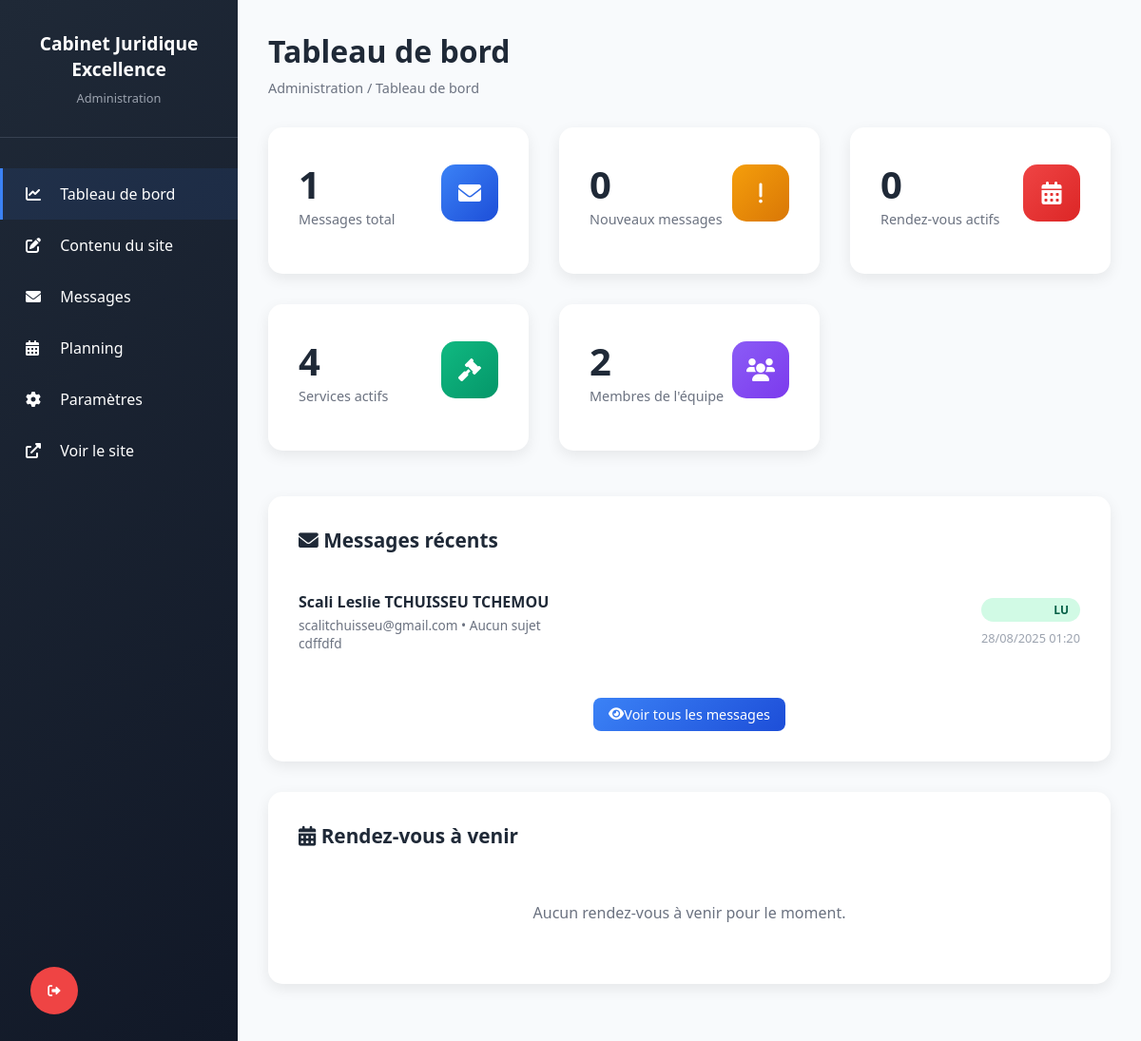
Screenshot of /admin/dashboard (signed in) with the database file from the repository.
### tables this page shows
CREATE TABLE contacts (
                    id INTEGER PRIMARY KEY AUTOINCREMENT,
                    name VARCHAR(255) NOT NULL,
                    email VARCHAR(255) NOT NULL,
                    phone VARCHAR(50),
                    subject VARCHAR(255),
                    message TEXT NOT NULL,
                    status VARCHAR(20) DEFAULT 'new',
                    appointment_id INTEGER,
                    payment_method VARCHAR(20),
                    created_at DATETIME DEFAULT CURRENT_TIMESTAMP,
                    updated_at DATETIME DEFAULT CURRENT_TIMESTAMP,
                    FOREIGN KEY (appointment_id) REFERENCES appointments(id) ON DELETE SET NULL
                );

### controllers/AdminController.php (called while the page is built, shortened)
<?php
require_once 'includes/Database.php';
class AdminController {
    private $db;
    public function __construct() {
        $database = new Database();
        $this->db = $database->getConnection();
    }
    private function getStats() {
        try {
            return [
                'contacts' => $this->db->query("SELECT COUNT(*) FROM contacts")->fetchColumn(),
                'new_contacts' => $this->db->query("SELECT COUNT(*) FROM contacts WHERE status = 'new'")->fetchColumn(),
                'services' => $this->db->query("SELECT COUNT(*) FROM services WHERE is_active = 1")->fetchColumn(),
                'team_members' => $this->db->query("SELECT COUNT(*) FROM team_members WHERE is_active = 1")->fetchColumn(),
                'news' => $this->db->query("SELECT COUNT(*) FROM news WHERE is_active = 1")->fetchColumn(),
                'appointments' => $this->db->query("SELECT COUNT(*) FROM appointments WHERE status IN ('pending', 'confirmed')")->fetchColumn()
            ];
        } catch (PDOException $e) {
            error_log("Database error in getStats: " . $e->getMessage());
            return [
                'contacts' => 0,
                'new_contacts' => 0,
                'services' => 0,
                'team_members' => 0,
                'news' => 0,
                'appointments' => 0
            ];
        }
    }
    public function dashboard() {
        try {
            $stats = $this->getStats();
            $recent_contacts = $this->db->query("
                SELECT c.*, a.status as appointment_status, s.start_time as appointment_time
                FROM contacts c
                LEFT JOIN appointments a ON c.appointment_id = a.id
                LEFT JOIN appointment_slots s ON a.slot_id = s.id
                ORDER BY c.created_at DESC
                LIMIT 5
            ")->fetchAll(PDO::FETCH_ASSOC);
            $upcoming_appointments = $this->db->query("
                SELECT c.name, c.email, a.status as appointment_status, s.start_time as appointment_time
                FROM appointments a
                JOIN contacts c ON a.contact_id = c.id
                JOIN appointment_slots s ON a.slot_id = s.id
                WHERE a.status IN ('pending', 'confirmed') AND s.start_time >= datetime('now')
                ORDER BY s.start_time ASC
                LIMIT 5
            ")->fetchAll(PDO::FETCH_ASSOC);
        } catch (PDOException $e) {
            error_log("Database error in dashboard: " . $e->getMessage());
            $error = 'Erreur serveur lors du chargement du tableau de bord.';
            include 'views/admin/error.php';
            return;
        }
        include 'views/admin/dashboard.php';
    }
}
?>

### index.php (called while the page is built, shortened)
<?php
require_once INCLUDES_PATH . 'Database.php';
try {
    $database = new Database();
    $db = $database->getConnection();
    $router = new Router();
    $router->add('/', 'HomeController', 'index', 'GET');
    $router->add('/contact', 'ContactController', 'submit', 'POST');
    $router->add('/api/appointment-slots', 'ContactController', 'getAvailableSlots', 'GET');
    $router->add('/admin', 'AdminController', 'login', 'GET');
    $router->add('/admin/login', 'AdminController', 'login', 'POST');
    $router->add('/admin/dashboard', 'AdminController', 'dashboard', 'GET');
    $router->add('/admin/content', 'AdminController', 'content', 'GET');
    $router->add('/admin/content', 'AdminController', 'content', 'POST');
    $router->add('/admin/contacts', 'AdminController', 'contacts', 'GET');
    $router->add('/admin/schedule', 'AdminController', 'schedule', 'GET');
    $router->add('/admin/schedule', 'AdminController', 'schedule', 'POST');
    $router->add('/admin/settings', 'AdminController', 'settings', 'GET');
    $router->add('/admin/logout', 'AdminController', 'logout', 'GET');
    $router->add('/service/{id}', 'ServiceController', 'show', 'GET');
    $router->add('/admin/message/{id}', 'AdminController', 'messageDetail', 'GET');
    $url = $_SERVER['REQUEST_URI'];
    $url = strtok($url, '?');
    $httpMethod = $_SERVER['REQUEST_METHOD'];
    $queryParams = $_GET;
    $router->route($url, $httpMethod, $queryParams);
} catch (Exception $e) {
    error_log("Erreur d'application : " . $e->getMessage() . " à " . date('Y-m-d H:i:s'));
    http_response_code(500);
    header('Content-Type: application/json; charset=utf-8');
    echo json_encode(['success' => false, 'message' => 'Erreur serveur interne : ' . h($e->getMessage())], JSON_UNESCAPED_UNICODE);
    exit;
}
?>

### includes/Database.php (called while the page is built, shortened)
<?php
class Database {
    private $connection = null;
    public function getConnection() {
        if ($this->connection === null) {
            try {
                $this->connection = new PDO('sqlite:' . DB_NAME);
                $this->connection->setAttribute(PDO::ATTR_ERRMODE, PDO::ERRMODE_EXCEPTION);
                $this->connection->setAttribute(PDO::ATTR_DEFAULT_FETCH_MODE, PDO::FETCH_ASSOC);
                $this->connection->exec('PRAGMA foreign_keys = ON;');
                $this->connection->exec('PRAGMA journal_mode = WAL;');
                $this->connection->exec('PRAGMA synchronous = NORMAL;');
                $this->connection->exec('PRAGMA cache_size = 10000;');
                $this->connection->exec('PRAGMA temp_store = MEMORY;');
                $this->initializeTables();
            } catch (Exception $e) {
                error_log('Database Connection Error: ' . $e->getMessage());
                throw new Exception('Database connection failed: ' . $e->getMessage());
            }
        }
        return $this->connection;
    }
    private function initializeTables() {
        try {
            $this->connection->beginTransaction();
            foreach ($tables as $sql) {
                $this->connection->exec($sql);
            }
            $this->upgradeSchema();
            $this->connection->commit();
        } catch (Exception $e) {
            $this->connection->rollBack();
            error_log('Error initializing tables: ' . $e->getMessage());
            throw $e;
        }
    }
    private function upgradeSchema() {
        $columns = $this->connection->query("PRAGMA table_info(news)")->fetchAll(PDO::FETCH_ASSOC);
    }
    private function createIndexes() {
        $indexes = [
            "CREATE INDEX IF NOT EXISTS idx_contact_files_contact_id ON contact_files(contact_id)",
            "CREATE INDEX IF NOT EXISTS idx_contacts_status ON contacts(status)",
            "CREATE INDEX IF NOT EXISTS idx_contacts_created_at ON contacts(created_at)",
            "CREATE INDEX IF NOT EXISTS idx_contacts_email ON contacts(email)",
            "CREATE INDEX IF NOT EXISTS idx_contacts_appointment_id ON contacts(appointment_id)",
            "CREATE INDEX IF NOT EXISTS idx_site_content_section ON site_content(section)",
            "CREATE INDEX IF NOT EXISTS idx_services_active ON services(is_active, order_position)",
            "CREATE INDEX IF NOT EXISTS idx_team_members_active ON team_members(is_active, order_position)",
            "CREATE INDEX IF NOT EXISTS idx_news_active ON news(is_active, order_position)",
            "CREATE INDEX IF NOT EXISTS idx_events_active ON events(is_active, order_position)",
            "CREATE INDEX IF NOT EXISTS idx_appointment_slots_time ON appointment_slots(start_time, end_time)",
            "CREATE INDEX IF NOT EXISTS idx_appointments_slot_id ON appointments(slot_id)"
        ];
        foreach ($indexes as $index) {
            try {
                $this->connection->exec($index);
            } catch (PDOException $e) {
                error_log('Error creating index: ' . $e->getMessage());
                throw $e;
            }
        }
    }
}
?>

### views/admin/dashboard.php (the view, shortened to what this page needs)
<!DOCTYPE html>
<html lang="fr">
<head>
    <link rel="stylesheet" href="https://cdnjs.cloudflare.com/ajax/libs/font-awesome/6.0.0/css/all.min.css">
</head>
<body>
    <div class="admin-layout">
        <aside class="sidebar">
            <div class="sidebar-header">
                <h2><?php echo defined('SITE_NAME') ? SITE_NAME : 'Cabinet Excellence'; ?></h2>
                <p>Administration</p>
            </div>
            <ul class="sidebar-nav">
                <li><a href="/admin/dashboard" class="active">
                    <i class="fas fa-chart-line"></i>
                    Tableau de bord
                </a></li>
                <li><a href="/admin/content">
                    <i class="fas fa-edit"></i>
                    Contenu du site
                </a></li>
                <li><a href="/admin/contacts">
                    <i class="fas fa-envelope"></i>
                    Messages
                </a></li>
                <li><a href="/admin/schedule">
                    <i class="fas fa-calendar-alt"></i>
                    Planning
                </a></li>
                <li><a href="/admin/settings">
                    <i class="fas fa-cog"></i>
                    Paramètres
                </a></li>
                <li><a href="/" target="_blank">
                    <i class="fas fa-external-link-alt"></i>
                    Voir le site
                </a></li>
            </ul>
        </aside>
        <main class="main-content">
            <div class="page-header">
                <h1>Tableau de bord</h1>
                <div class="breadcrumb">Administration / Tableau de bord</div>
            </div>
            <div class="stats-grid">
                <div class="stat-card">
                    <div class="stat-card-header">
                        <div>
                            <div class="stat-value"><?php echo $stats['contacts']; ?></div>
                            <div class="stat-label">Messages total</div>
                        </div>
                        <div class="stat-card-icon blue">
                            <i class="fas fa-envelope"></i>
                        </div>
                    </div>
                </div>
                <div class="stat-card">
                    <div class="stat-card-header">
                        <div>
                            <div class="stat-value"><?php echo $stats['new_contacts']; ?></div>
                            <div class="stat-label">Nouveaux messages</div>
                        </div>
                        <div class="stat-card-icon yellow">
                            <i class="fas fa-exclamation"></i>
                        </div>
                    </div>
                </div>
                <div class="stat-card">
                    <div class="stat-card-header">
                        <div>
                            <div class="stat-value"><?php echo $stats['appointments']; ?></div>
                            <div class="stat-label">Rendez-vous actifs</div>
                        </div>
                        <div class="stat-card-icon red">
                            <i class="fas fa-calendar-alt"></i>
                        </div>
                    </div>
                </div>
                <div class="stat-card">
                    <div class="stat-card-header">
                        <div>
                            <div class="stat-value"><?php echo $stats['services']; ?></div>
                            <div class="stat-label">Services actifs</div>
                        </div>
                        <div class="stat-card-icon green">
                            <i class="fas fa-gavel"></i>
                        </div>
                    </div>
                </div>
                <div class="stat-card">
                    <div class="stat-card-header">
                        <div>
                            <div class="stat-value"><?php echo $stats['team_members']; ?></div>
                            <div class="stat-label">Membres de l'équipe</div>
                        </div>
                        <div class="stat-card-icon purple">
                            <i class="fas fa-users"></i>
                        </div>
                    </div>
                </div>
            </div>
            <div class="section-card">
                <h2 class="section-title">
                    <i class="fas fa-envelope"></i>
                    Messages récents
                </h2>
                <?php if (empty($recent_contacts)): ?>
                    <p style="color: #6b7280; text-align: center; padding: 2rem;">Aucun message pour le moment.</p>
                <?php else: ?>
                    <ul class="contacts-list">
                        <?php foreach ($recent_contacts as $contact): ?>
                            <li class="contact-item">
                                <div class="contact-info">
                                    <h4><?php echo htmlspecialchars($contact['name']); ?></h4>
                                    <p><?php echo htmlspecialchars($contact['email']); ?> • <?php echo htmlspecialchars($contact['subject'] ?: 'Aucun sujet'); ?></p>
                                    <p><?php echo htmlspecialchars(substr($contact['message'], 0, 100)) . (strlen($contact['message']) > 100 ? '...' : ''); ?></p>
                                </div>
                                <div class="contact-meta">
                                    <div class="status-badge <?php echo $contact['status'] === 'new' ? 'status-new' : 'status-read'; ?>">
                                        <?php echo $contact['status'] === 'new' ? 'Nouveau' : 'Lu'; ?>
                                    </div>
                                    <div style="margin-top: 0.5rem;">
                                        <?php echo date('d/m/Y H:i', strtotime($contact['created_at'])); ?>
                                    </div>
                                </div>
                            </li>
                        <?php endforeach; ?>
                    </ul>
                    <div style="text-align: center; margin-top: 2rem;">
                        <a href="/admin/contacts" class="btn btn-primary">
                            <i class="fas fa-eye"></i>
                            Voir tous les messages
                        </a>
                    </div>
                <?php endif; ?>
            </div>
            <div class="section-card">
                <h2 class="section-title">
                    <i class="fas fa-calendar-alt"></i>
                    Rendez-vous à venir
                </h2>
                <?php if (empty($upcoming_appointments)): ?>
                    <p style="color: #6b7280; text-align: center; padding: 2rem;">Aucun rendez-vous à venir pour le moment.</p>
                <?php endif; ?>
            </div>
        </main>
    </div>
    <button class="logout-btn" onclick="logout()" title="Se déconnecter">
        <i class="fas fa-sign-out-alt"></i>
    </button>
</body>
</html>

### rows the page displays
contacts: name "Scali Leslie TCHUISSEU TCHEMOU", email "scalitchuisseu@gmail.com", subject "Aucun sujet", message "cdffdfd", status "LU", created_at "28/08/2025 01:20"

### other values shown
SITE_NAME "Cabinet Juridique Excellence"
$stats['contacts'] "1"
$stats['new_contacts'] "0"
$stats['appointments'] "0"
$stats['services'] "4"
$stats['team_members'] "2"
